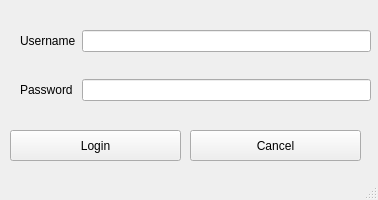
<?xml version="1.0" encoding="UTF-8"?>
<ui version="4.0">
 <class>Login</class>
 <widget class="QMainWindow" name="Login">
  <property name="geometry">
   <rect>
    <x>0</x>
    <y>0</y>
    <width>378</width>
    <height>200</height>
   </rect>
  </property>
  <property name="minimumSize">
   <size>
    <width>378</width>
    <height>200</height>
   </size>
  </property>
  <property name="maximumSize">
   <size>
    <width>389</width>
    <height>200</height>
   </size>
  </property>
  <property name="windowTitle">
   <string>Login Form</string>
  </property>
  <widget class="QWidget" name="centralwidget">
   <property name="minimumSize">
    <size>
     <width>389</width>
     <height>179</height>
    </size>
   </property>
   <property name="maximumSize">
    <size>
     <width>389</width>
     <height>179</height>
    </size>
   </property>
   <widget class="QWidget" name="gridLayoutWidget">
    <property name="geometry">
     <rect>
      <x>20</x>
      <y>30</y>
      <width>351</width>
      <height>71</height>
     </rect>
    </property>
    <layout class="QGridLayout" name="gridLayout">
     <item row="2" column="1">
      <widget class="QLineEdit" name="le_Password">
       <property name="echoMode">
        <enum>QLineEdit::EchoMode::Password</enum>
       </property>
      </widget>
     </item>
     <item row="2" column="0">
      <widget class="QLabel" name="label_2">
       <property name="text">
        <string>Password</string>
       </property>
      </widget>
     </item>
     <item row="0" column="0">
      <widget class="QLabel" name="label">
       <property name="text">
        <string>Username</string>
       </property>
      </widget>
     </item>
     <item row="1" column="1">
      <spacer name="verticalSpacer">
       <property name="orientation">
        <enum>Qt::Orientation::Vertical</enum>
       </property>
       <property name="sizeHint" stdset="0">
        <size>
         <width>20</width>
         <height>40</height>
        </size>
       </property>
      </spacer>
     </item>
     <item row="0" column="1">
      <widget class="QLineEdit" name="le_Username">
       <property name="sizePolicy">
        <sizepolicy hsizetype="Expanding" vsizetype="Fixed">
         <horstretch>0</horstretch>
         <verstretch>0</verstretch>
        </sizepolicy>
       </property>
      </widget>
     </item>
    </layout>
   </widget>
   <widget class="QPushButton" name="btn_Login">
    <property name="geometry">
     <rect>
      <x>10</x>
      <y>130</y>
      <width>171</width>
      <height>31</height>
     </rect>
    </property>
    <property name="text">
     <string>Login</string>
    </property>
   </widget>
   <widget class="QPushButton" name="btn_Cancel">
    <property name="geometry">
     <rect>
      <x>190</x>
      <y>130</y>
      <width>171</width>
      <height>31</height>
     </rect>
    </property>
    <property name="text">
     <string>Cancel</string>
    </property>
   </widget>
  </widget>
  <widget class="QStatusBar" name="statusbar"/>
 </widget>
 <resources/>
 <connections/>
</ui>
